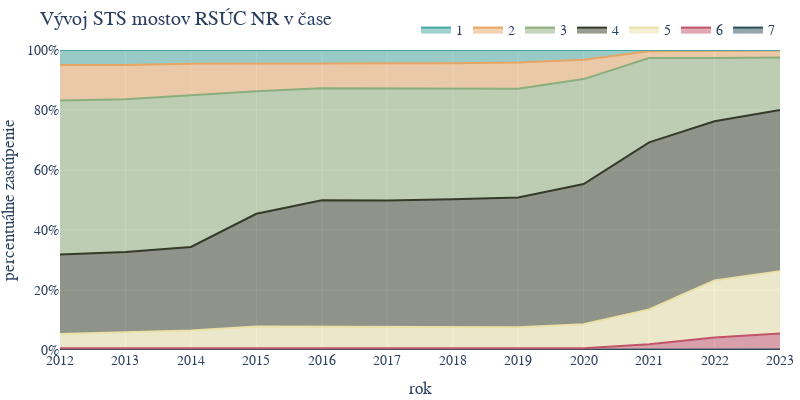

Here is the notebook cell this chart was saved with:
### Code cell
import plotly.graph_objects as go

# Define the color palette
color_palette = ['#46a7a2', '#e7a564',
                 '#8bae7c', '#353a29', '#eae1a9',
                 '#c25469', '#2d505d'
                 ]

# Transpose the DataFrame for plotting: years as columns, conditions as rows
data_for_plotting = relative_condition_counts.set_index(
    'Condition').T.reset_index()
data_for_plotting.rename(columns={'index': 'Year'}, inplace=True)

# Update year labels
years = ['{}'.format(year) for year in range(2012, 2024)]
data_for_plotting['Year'] = years

# Create a figure
fig = go.Figure()

# Add a trace for each condition in reverse order
for i, condition in reversed(list(enumerate(relative_condition_counts['Condition'].unique()))):
    fig.add_trace(go.Scatter(
        x=data_for_plotting['Year'],
        y=data_for_plotting[condition],
        mode='lines',
        stackgroup='one',  # This option stacks the areas
        name=str(condition),  # Label for the legend
        # Apply color from the palette
        line=dict(color=color_palette[i % len(color_palette)])
    ))

# Update the layout
fig.update_layout(
    title='Vývoj STS mostov RSÚC NR v čase',
    xaxis_title='rok',
    yaxis_title='percentuálne zastúpenie',
    yaxis=dict(ticksuffix="%", range=[0, 100]
               ),  # Set y-axis range from 0 to 100%
    # Set font family to Montserrat
    font=dict(family="Montserrat, sans-serif", size=14),
    legend=dict(
        orientation="h",  # Horizontal legend orientation
        yanchor="top",  # Anchor legend to the top
        y=1.120,  # Position the legend slightly above the plot
        xanchor="right",  # Anchor legend to the right
        x=1  # Align legend to the right
    ),
    # Set x-axis tick values and labels
    xaxis=dict(
        tickvals=[str(year) for year in range(2012, 2024)],
        ticktext=['2012', '2013', '2014', '2015', '2016', '2017',
                  '2018', '2019', '2020', '2021', '2022', '2023']
    ),
    plot_bgcolor='#EEEEEE',
    margin=dict(l=0, r=20, t=50, b=50),  # Adjust margins for tight layout
    width=800,  # Set figure width
    height=400  # Set figure height
)

# Show the figure
fig.show()

### Figure 1 — Plotly figure (JSON) as saved in the notebook; plotly's stock layout.template omitted (floating-point values rounded to 4 significant figures)
{"data": [{"line": {"color": "#2d505d"}, "mode": "lines", "name": "7", "stackgroup": "one", "type": "scatter", "x": ["2012", "2013", "2014", "2015", "2016", "2017", "2018", "2019", "2020", "2021", "2022", "2023"], "y": [0, 0, 0, 0, 0, 0, 0, 0, 0, 0, 0.1901, 0.1901]}, {"line": {"color": "#c25469"}, "mode": "lines", "name": "6", "stackgroup": "one", "type": "scatter", "x": ["2012", "2013", "2014", "2015", "2016", "2017", "2018", "2019", "2020", "2021", "2022", "2023"], "y": [0.5725, 0.5725, 0.5725, 0.3817, 0.5714, 0.5725, 0.5714, 0.5714, 0.5703, 1.901, 3.992, 5.323]}, {"line": {"color": "#eae1a9"}, "mode": "lines", "name": "5", "stackgroup": "one", "type": "scatter", "x": ["2012", "2013", "2014", "2015", "2016", "2017", "2018", "2019", "2020", "2021", "2022", "2023"], "y": [4.771, 5.344, 5.916, 7.443, 7.238, 7.252, 7.048, 7.048, 7.985, 11.6, 19.01, 20.72]}, {"line": {"color": "#353a29"}, "mode": "lines", "name": "4", "stackgroup": "one", "type": "scatter", "x": ["2012", "2013", "2014", "2015", "2016", "2017", "2018", "2019", "2020", "2021", "2022", "2023"], "y": [26.53, 26.72, 27.86, 37.6, 42.1, 41.98, 42.67, 43.24, 46.77, 55.7, 53.04, 53.8]}, {"line": {"color": "#8bae7c"}, "mode": "lines", "name": "3", "stackgroup": "one", "type": "scatter", "x": ["2012", "2013", "2014", "2015", "2016", "2017", "2018", "2019", "2020", "2021", "2022", "2023"], "y": [51.34, 50.95, 50.57, 40.84, 37.33, 37.4, 36.95, 36.19, 34.98, 28.14, 21.1, 17.49]}, {"line": {"color": "#e7a564"}, "mode": "lines", "name": "2", "stackgroup": "one", "type": "scatter", "x": ["2012", "2013", "2014", "2015", "2016", "2017", "2018", "2019", "2020", "2021", "2022", "2023"], "y": [11.83, 11.45, 10.5, 9.16, 8.381, 8.397, 8.381, 8.762, 6.464, 2.281, 2.471, 2.281]}, {"line": {"color": "#46a7a2"}, "mode": "lines", "name": "1", "stackgroup": "one", "type": "scatter", "x": ["2012", "2013", "2014", "2015", "2016", "2017", "2018", "2019", "2020", "2021", "2022", "2023"], "y": [4.962, 4.962, 4.58, 4.58, 4.381, 4.389, 4.381, 4.19, 3.232, 0.3802, 0.1901, 0.1901]}], "layout": {"font": {"family": "Montserrat, sans-serif", "size": 14}, "height": 400, "legend": {"orientation": "h", "x": 1, "xanchor": "right", "y": 1.12, "yanchor": "top"}, "margin": {"b": 50, "l": 0, "r": 20, "t": 50}, "plot_bgcolor": "#EEEEEE", "title": {"text": "Vývoj STS mostov RSÚC NR v čase"}, "width": 800, "xaxis": {"ticktext": ["2012", "2013", "2014", "2015", "2016", "2017", "2018", "2019", "2020", "2021", "2022", "2023"], "tickvals": ["2012", "2013", "2014", "2015", "2016", "2017", "2018", "2019", "2020", "2021", "2022", "2023"], "title": {"text": "rok"}}, "yaxis": {"range": [0, 100], "ticksuffix": "%", "title": {"text": "percentuálne zastúpenie"}}}}
